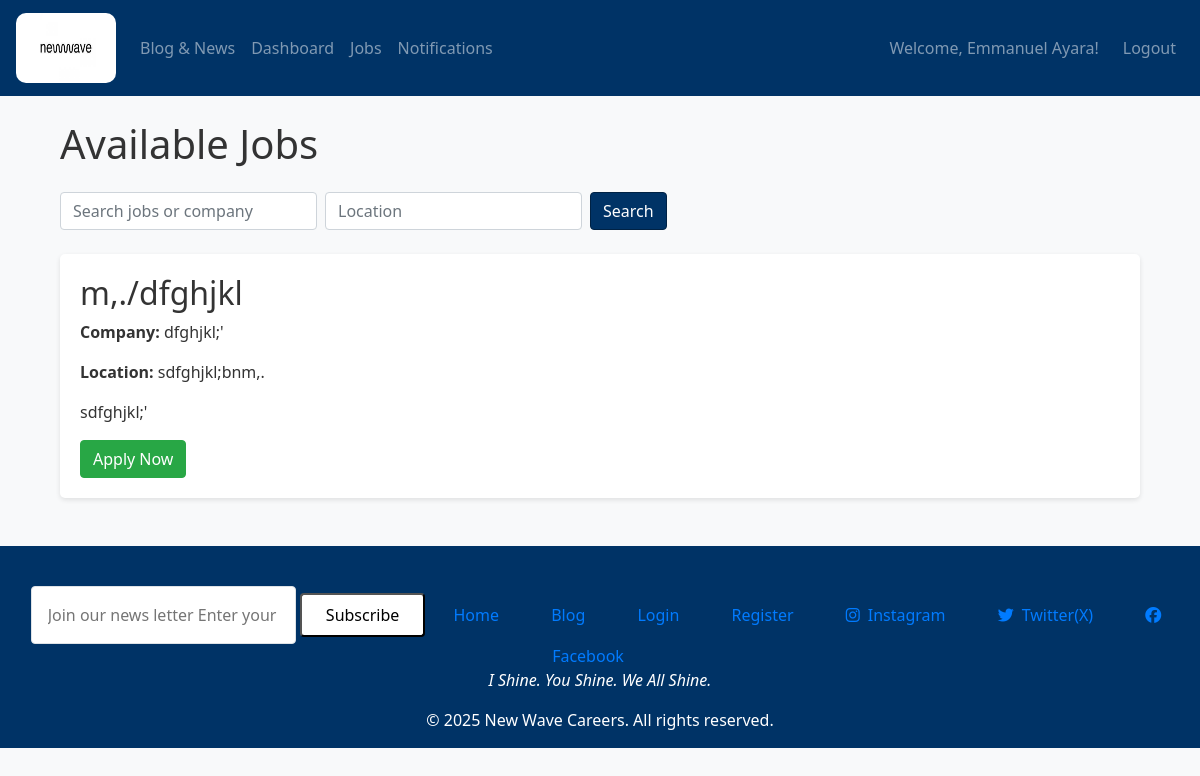
/jobs (signed in), run on an earlier commit of the app's database.
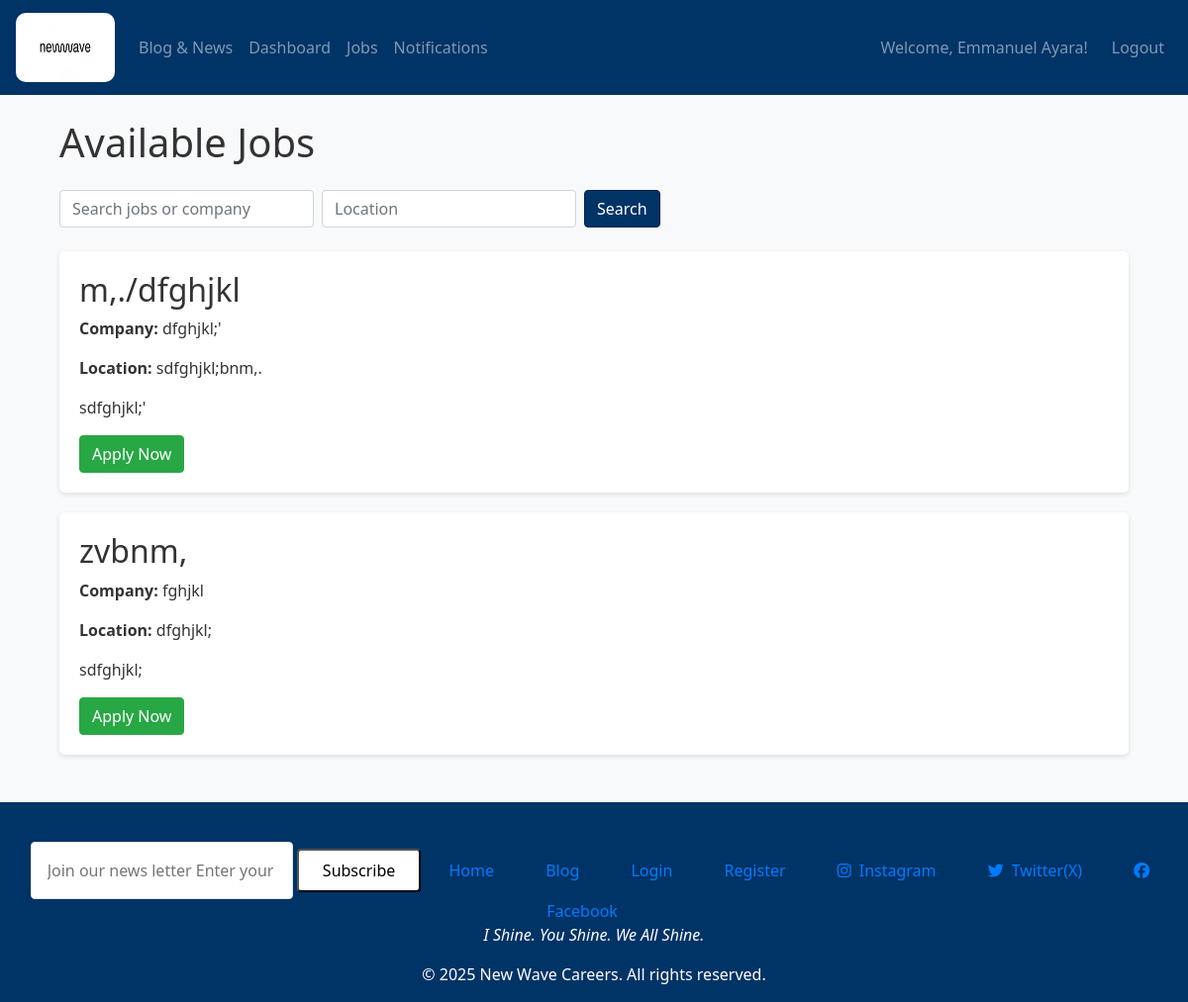
And on a later commit of the database.
### models.py (models this page shows, shortened)
class Job(db.Model):
    id = db.Column(db.Integer, primary_key=True)
    title = db.Column(db.String(100), nullable=False)
    description = db.Column(db.Text, nullable=False)
    company = db.Column(db.String(100), nullable=False)
    location = db.Column(db.String(100), nullable=False)
    views = db.Column(db.Integer, default=0)
    date_posted = db.Column(db.DateTime, default=datetime.utcnow)
    applications = db.relationship('Application', backref='job_applications', lazy=True)
    user_id = db.Column(db.Integer, db.ForeignKey('user.id'), nullable=False)
    employer_id = db.Column(db.Integer, db.ForeignKey('user.id', name='fk_job_employer_id'), nullable=False)
    employer = db.relationship('User', foreign_keys=[employer_id], backref=db.backref('jobs', lazy=True))

### routes.py (the view)
@app.route("/jobs")
@login_required
def jobs():
    job_list = Job.query.all()
    return render_template('jobs.html', jobs=job_list, UserRole=UserRole)

### app.py (called while the page is built)
@app.after_request
def add_header(response):
    response.headers["Cache-Control"] = "no-store, no-cache, must-revalidate, max-age=0"
    return response

### models.py (called while the page is built)
@login_manager.user_loader
def load_user(user_id):
    return User.query.get(int(user_id))

### templates/jobs.html (shortened to what this page needs)
{% extends "layout.html" %}
{% block content %}
<div class="container">
  <h1 class="mb-4">Available Jobs</h1>
  <form method="GET" action="{{ url_for('jobs') }}" class="form-inline mb-4">
    <div class="form-group mr-2">
      <input type="text" name="search" class="form-control" placeholder="Search jobs or company" value="{{ search }}">
    </div>
    <div class="form-group mr-2">
      <input type="text" name="location" class="form-control" placeholder="Location" value="{{ location }}">
    </div>
    <button type="submit" class="btn btn-primary">Search</button>
  </form>
  {% if jobs %}
    {% for job in jobs %}
      <div class="job-listing">
        <h2>{{ job.title }}</h2>
        <p><strong>Company:</strong> {{ job.company }}</p>
        <p><strong>Location:</strong> {{ job.location }}</p>
        <p>{{ job.description}}</p>
        <a href="{{ url_for('apply', job_id=job.id) }}" class="btn btn-success">Apply Now</a>
      </div>
    {% endfor %}
  {% else %}
    <p>No jobs found matching your criteria.</p>
  {% endif %}
</div>
{% endblock %}

What changed in the data, as far as the page shows it:
added Job: title "zvbnm,", company "fghjkl", location "dfghjkl;", description "sdfghjkl;"
